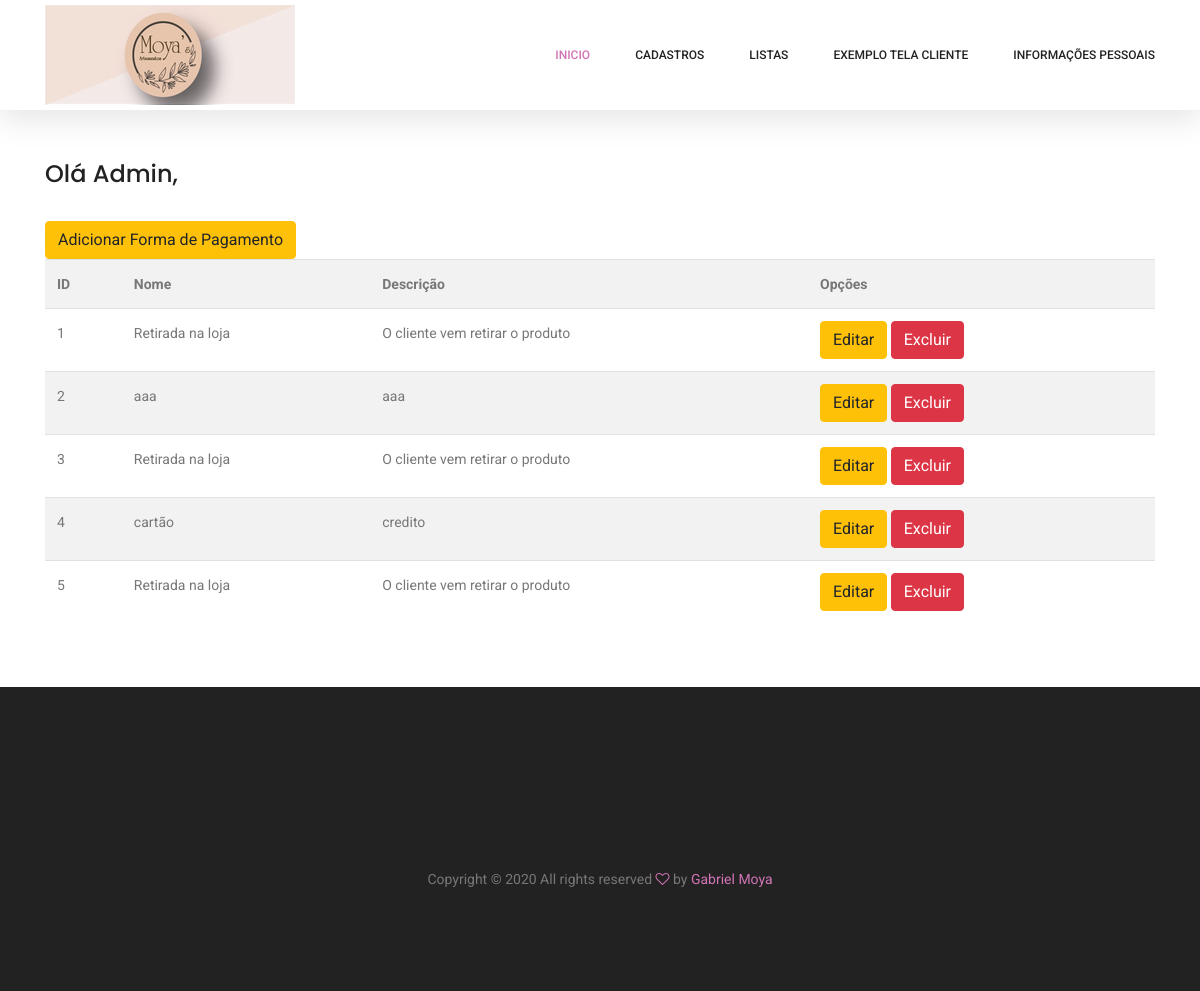
Before: /adm/listar/formaPagamentos/ (signed in) with the older database file.
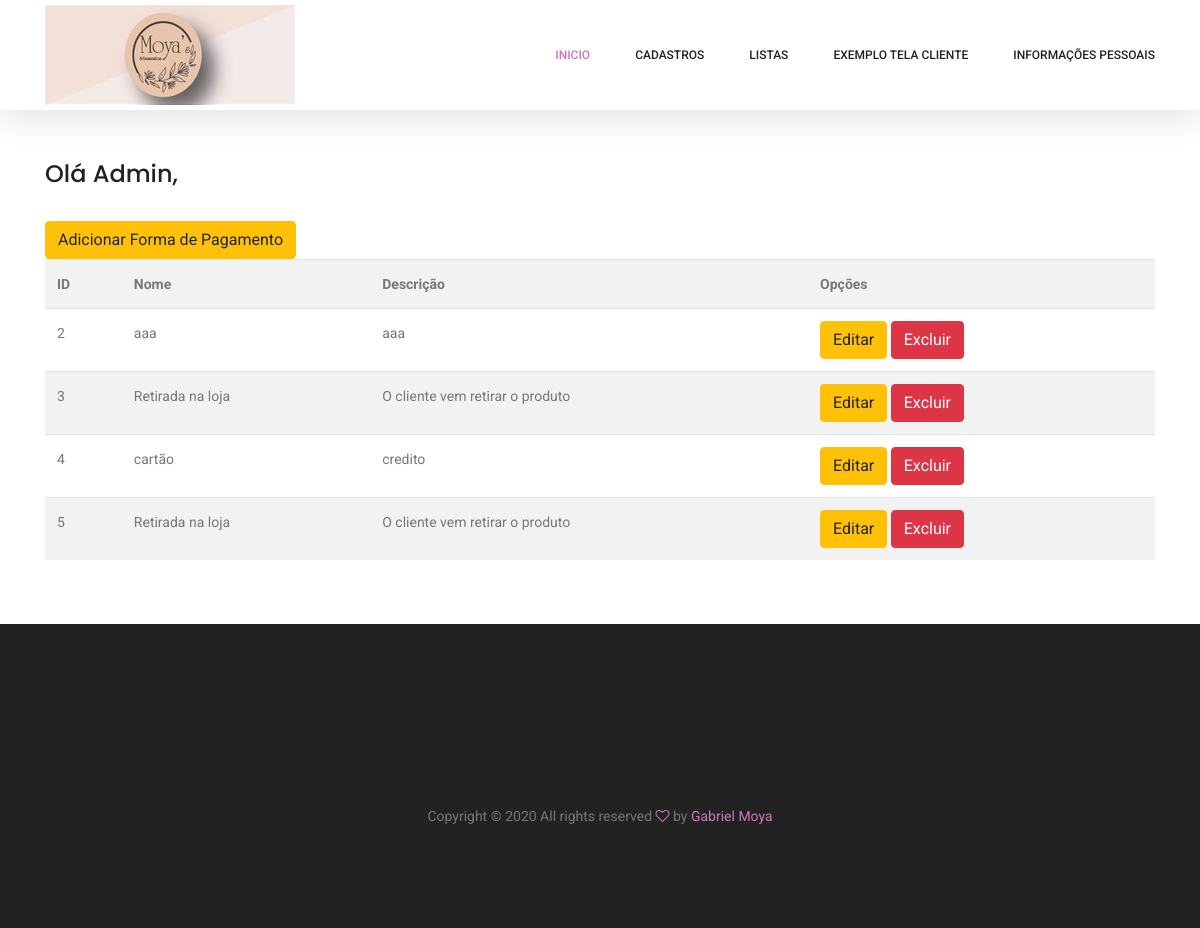
After: the same page with the newer database file.
### cadastros/models.py (models this page shows, shortened)
class FormaPagamento(models.Model):
    nome = models.CharField(max_length=100)
    descricao = models.CharField(max_length=100)

### cadastros/views.py (the view)
# urls.py: path('adm/listar/formaPagamentos/', FormaPagamentoList.as_view(), name="listar-formaPagamentos"),
class FormaPagamentoList(LoginRequiredMixin, ListView):
    model = FormaPagamento
    template_name = 'cadastros/listar_formaPagamentos.html'
    login_url = reverse_lazy('login')

### cadastros/templates/cadastros/listar_formaPagamentos.html
{% extends 'cadastros/formulario.html' %}
{% load crispy_forms_tags %}
{% block conteudo %}
<div class="container mt-5 py-5">
    <div class="row pt-5 mt-3">
        <div class="col-lg">
            {% if request.user.groups.all.0.name == "Administrador" %}
            <h3>Olá Admin,</h3><br>
            {% else %}
            <h3>Olá Funcionário,</h3><br>
            {% endif %}
            <a href="{% url 'cadastrar-formaPagamento' %}" class="btn btn-warning">Adicionar Forma de Pagamento</a>
            <table class="table table-striped">
                <tr>
                    <th>ID</th>
                    <th>Nome</th>
                    <th>Descrição</th>
                    <th>Opções</th>
                </tr>
                {% for formaPagamento in object_list %}
                <tr>
                    <td>{{formaPagamento.pk}}</td>
                    <td>{{formaPagamento.nome}}</td>
                    <td>{{formaPagamento.descricao}}</td>
                    <td>
                        <a href="{% url 'atualizar-formaPagamento' formaPagamento.pk %}" class="btn btn-warning">Editar</a>
                        <a href="{% url 'deletar-formaPagamento' formaPagamento.pk %}" class="btn btn-danger">Excluir</a>
                    </td>
                </tr>
                {% empty %}
                <tr>
                    <td colspan="3">Nenhuma Forma de Pagamento cadastrada!</td>
                </tr>
                {% endfor %}
            </table>
        </div>
    </div>
</div>
{% endblock %}

Changed rows visible on the page:
removed FormaPagamento: pk "1", nome "Retirada na loja", descricao "O cliente vem retirar o produto"
